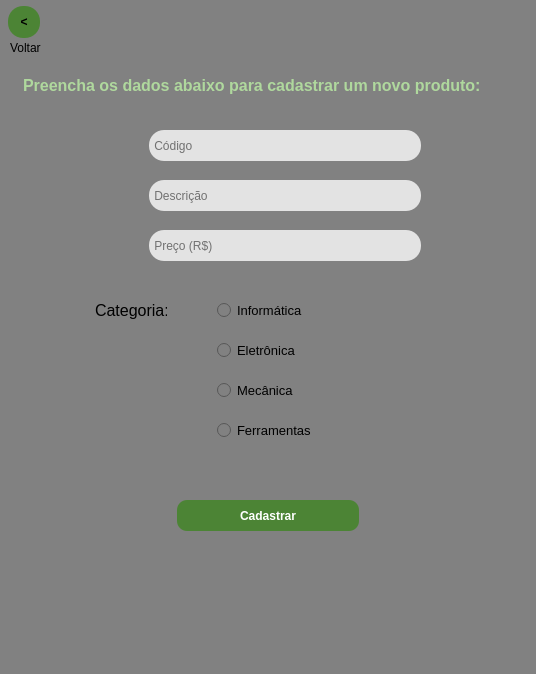
<?xml version="1.0" encoding="UTF-8"?>
<ui version="4.0">
 <class>MainWindow</class>
 <widget class="QMainWindow" name="MainWindow">
  <property name="geometry">
   <rect>
    <x>0</x>
    <y>0</y>
    <width>536</width>
    <height>674</height>
   </rect>
  </property>
  <property name="windowTitle">
   <string>Cadastrando produtos</string>
  </property>
  <property name="styleSheet">
   <string notr="true">background-color: rgb(129, 129, 129);</string>
  </property>
  <widget class="QWidget" name="centralwidget">
   <widget class="QLineEdit" name="cod">
    <property name="geometry">
     <rect>
      <x>149</x>
      <y>130</y>
      <width>272</width>
      <height>31</height>
     </rect>
    </property>
    <property name="styleSheet">
     <string notr="true">border-radius: 15px;
background-color: rgb(227, 227, 227);
border-style: outset;
</string>
    </property>
    <property name="placeholderText">
     <string> Código</string>
    </property>
   </widget>
   <widget class="QLineEdit" name="desc">
    <property name="geometry">
     <rect>
      <x>149</x>
      <y>180</y>
      <width>272</width>
      <height>31</height>
     </rect>
    </property>
    <property name="styleSheet">
     <string notr="true">border-radius: 15px;
background-color: rgb(227, 227, 227);
border-style: outset;
</string>
    </property>
    <property name="placeholderText">
     <string> Descrição</string>
    </property>
   </widget>
   <widget class="QLineEdit" name="preco">
    <property name="geometry">
     <rect>
      <x>149</x>
      <y>230</y>
      <width>272</width>
      <height>31</height>
     </rect>
    </property>
    <property name="styleSheet">
     <string notr="true">border-radius: 15px;
background-color: rgb(227, 227, 227);
border-style: outset;
</string>
    </property>
    <property name="placeholderText">
     <string> Preço (R$)</string>
    </property>
   </widget>
   <widget class="QPushButton" name="enviarCad">
    <property name="geometry">
     <rect>
      <x>177</x>
      <y>500</y>
      <width>182</width>
      <height>31</height>
     </rect>
    </property>
    <property name="font">
     <font>
      <weight>75</weight>
      <bold>true</bold>
     </font>
    </property>
    <property name="styleSheet">
     <string notr="true">background-color: rgb(76, 132, 53);
color: rgb(255, 255, 255);
border-radius: 10px;
border-style: outset;</string>
    </property>
    <property name="text">
     <string>Cadastrar</string>
    </property>
   </widget>
   <widget class="QLabel" name="informCat">
    <property name="geometry">
     <rect>
      <x>95</x>
      <y>290</y>
      <width>72</width>
      <height>41</height>
     </rect>
    </property>
    <property name="font">
     <font>
      <pointsize>12</pointsize>
      <underline>false</underline>
     </font>
    </property>
    <property name="styleSheet">
     <string notr="true">selection-color: rgb(85, 255, 255);</string>
    </property>
    <property name="text">
     <string>Categoria:</string>
    </property>
   </widget>
   <widget class="QLabel" name="imgCod">
    <property name="geometry">
     <rect>
      <x>115</x>
      <y>130</y>
      <width>32</width>
      <height>32</height>
     </rect>
    </property>
    <property name="text">
     <string/>
    </property>
    <property name="pixmap">
     <pixmap>Cód.Barras.png</pixmap>
    </property>
   </widget>
   <widget class="QLabel" name="imgDesc">
    <property name="geometry">
     <rect>
      <x>115</x>
      <y>180</y>
      <width>32</width>
      <height>32</height>
     </rect>
    </property>
    <property name="text">
     <string/>
    </property>
    <property name="pixmap">
     <pixmap>Prancheta.png</pixmap>
    </property>
   </widget>
   <widget class="QLabel" name="imgPreco">
    <property name="geometry">
     <rect>
      <x>115</x>
      <y>230</y>
      <width>32</width>
      <height>32</height>
     </rect>
    </property>
    <property name="text">
     <string/>
    </property>
    <property name="pixmap">
     <pixmap>Cifrão.png</pixmap>
    </property>
   </widget>
   <widget class="QRadioButton" name="radioEletronica">
    <property name="geometry">
     <rect>
      <x>217</x>
      <y>330</y>
      <width>102</width>
      <height>41</height>
     </rect>
    </property>
    <property name="font">
     <font>
      <pointsize>10</pointsize>
     </font>
    </property>
    <property name="text">
     <string>Eletrônica</string>
    </property>
   </widget>
   <widget class="QRadioButton" name="radioFerramentas">
    <property name="geometry">
     <rect>
      <x>217</x>
      <y>410</y>
      <width>102</width>
      <height>41</height>
     </rect>
    </property>
    <property name="font">
     <font>
      <pointsize>10</pointsize>
     </font>
    </property>
    <property name="text">
     <string>Ferramentas</string>
    </property>
   </widget>
   <widget class="QRadioButton" name="radioMecanica">
    <property name="geometry">
     <rect>
      <x>217</x>
      <y>370</y>
      <width>102</width>
      <height>41</height>
     </rect>
    </property>
    <property name="font">
     <font>
      <pointsize>10</pointsize>
     </font>
    </property>
    <property name="text">
     <string>Mecânica</string>
    </property>
   </widget>
   <widget class="QRadioButton" name="radioInformatica">
    <property name="geometry">
     <rect>
      <x>217</x>
      <y>290</y>
      <width>102</width>
      <height>41</height>
     </rect>
    </property>
    <property name="font">
     <font>
      <pointsize>10</pointsize>
     </font>
    </property>
    <property name="text">
     <string>Informática</string>
    </property>
   </widget>
   <widget class="QLabel" name="instrucao">
    <property name="geometry">
     <rect>
      <x>23</x>
      <y>60</y>
      <width>491</width>
      <height>51</height>
     </rect>
    </property>
    <property name="font">
     <font>
      <pointsize>12</pointsize>
      <weight>75</weight>
      <bold>true</bold>
     </font>
    </property>
    <property name="styleSheet">
     <string notr="true">color: rgb(175, 216, 157);</string>
    </property>
    <property name="text">
     <string>Preencha os dados abaixo para cadastrar um novo produto:</string>
    </property>
   </widget>
   <widget class="QLabel" name="msg">
    <property name="geometry">
     <rect>
      <x>12</x>
      <y>560</y>
      <width>512</width>
      <height>21</height>
     </rect>
    </property>
    <property name="font">
     <font>
      <pointsize>12</pointsize>
     </font>
    </property>
    <property name="styleSheet">
     <string notr="true">color: rgb(175, 216, 157);</string>
    </property>
    <property name="text">
     <string/>
    </property>
    <property name="alignment">
     <set>Qt::AlignCenter</set>
    </property>
   </widget>
   <widget class="QPushButton" name="botao_voltar">
    <property name="geometry">
     <rect>
      <x>8</x>
      <y>6</y>
      <width>32</width>
      <height>32</height>
     </rect>
    </property>
    <property name="font">
     <font>
      <weight>75</weight>
      <bold>true</bold>
     </font>
    </property>
    <property name="styleSheet">
     <string notr="true">background-color: rgb(76, 132, 53);
border-radius: 15px;
border-style: outset;
border-width: 0px;</string>
    </property>
    <property name="text">
     <string>&lt;</string>
    </property>
   </widget>
   <widget class="QLabel" name="texto_botaoVoltar">
    <property name="geometry">
     <rect>
      <x>10</x>
      <y>40</y>
      <width>31</width>
      <height>16</height>
     </rect>
    </property>
    <property name="text">
     <string>Voltar</string>
    </property>
   </widget>
  </widget>
  <widget class="QStatusBar" name="statusbar"/>
 </widget>
 <resources/>
 <connections/>
</ui>
